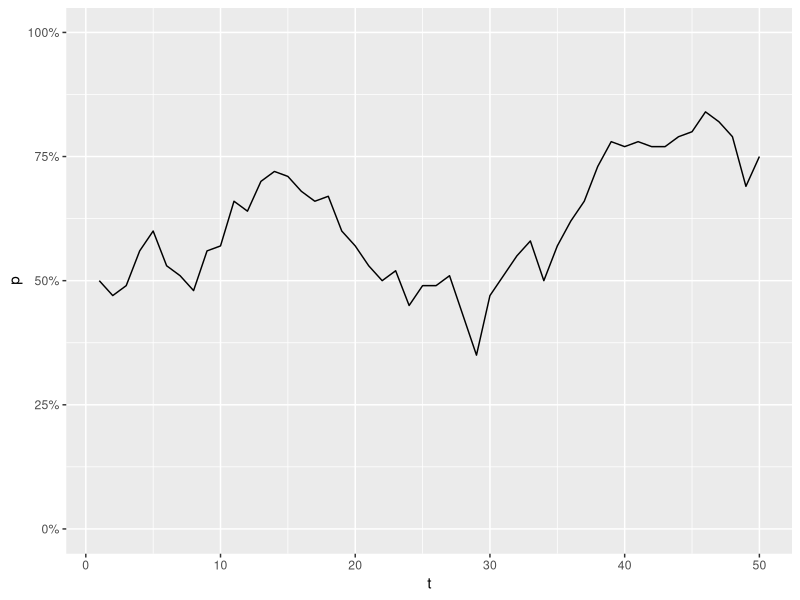
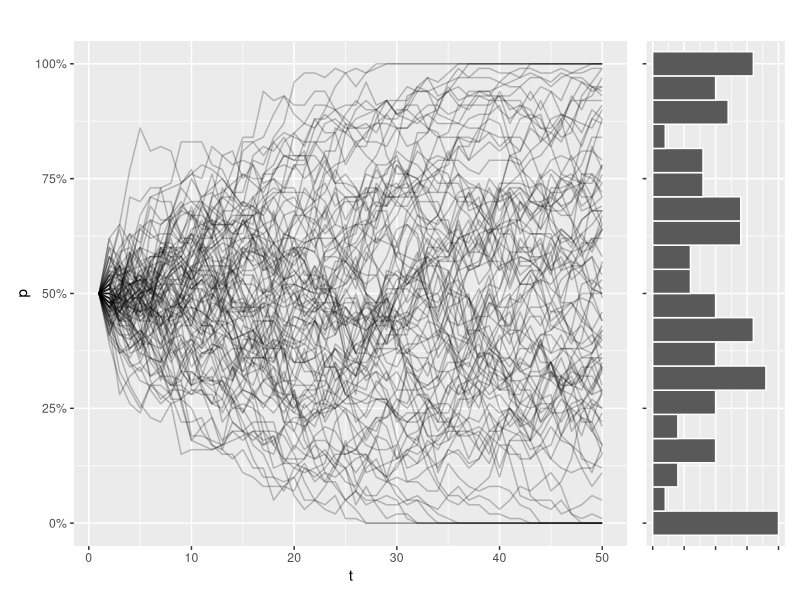
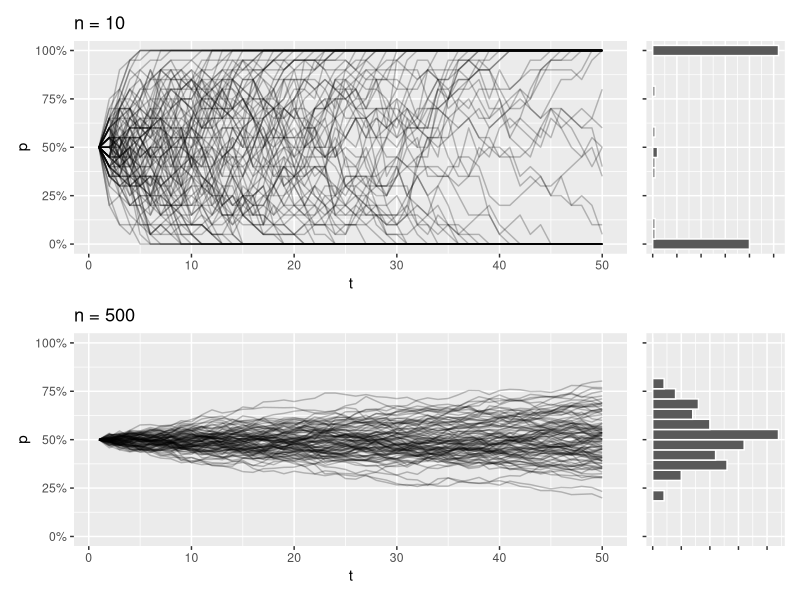
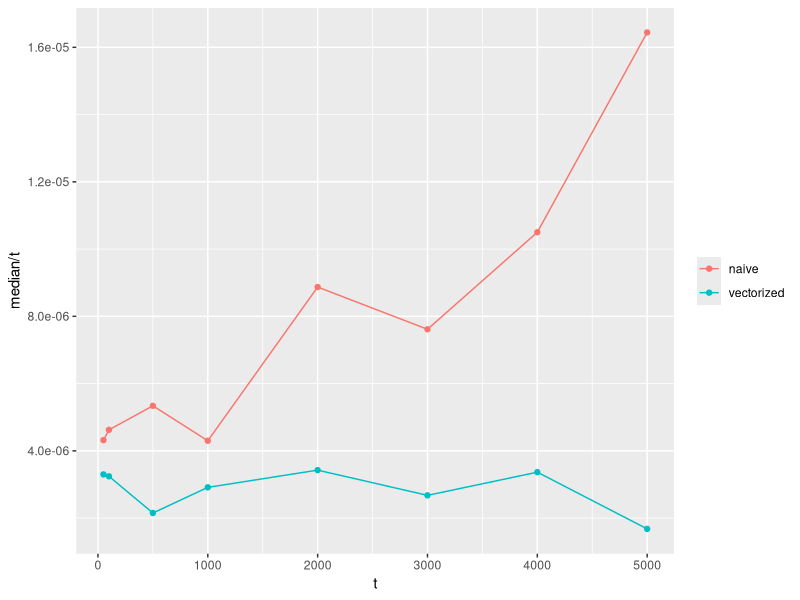
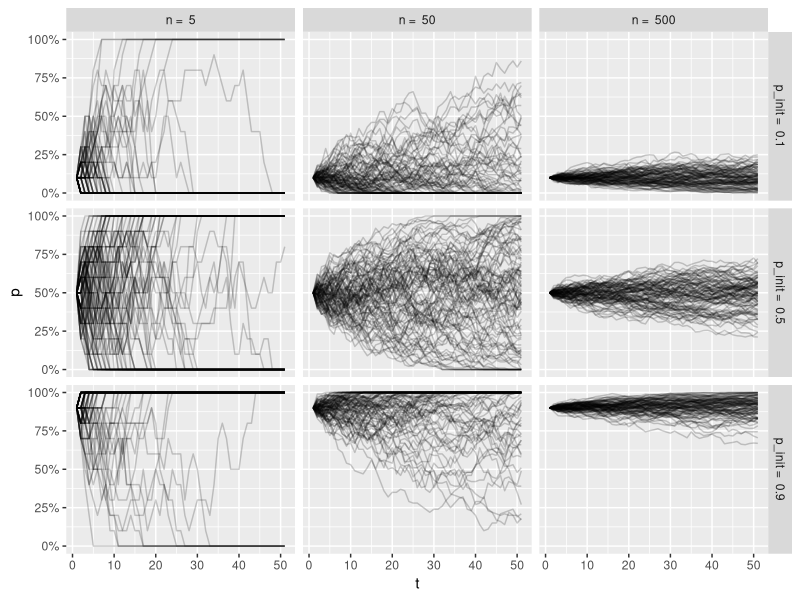
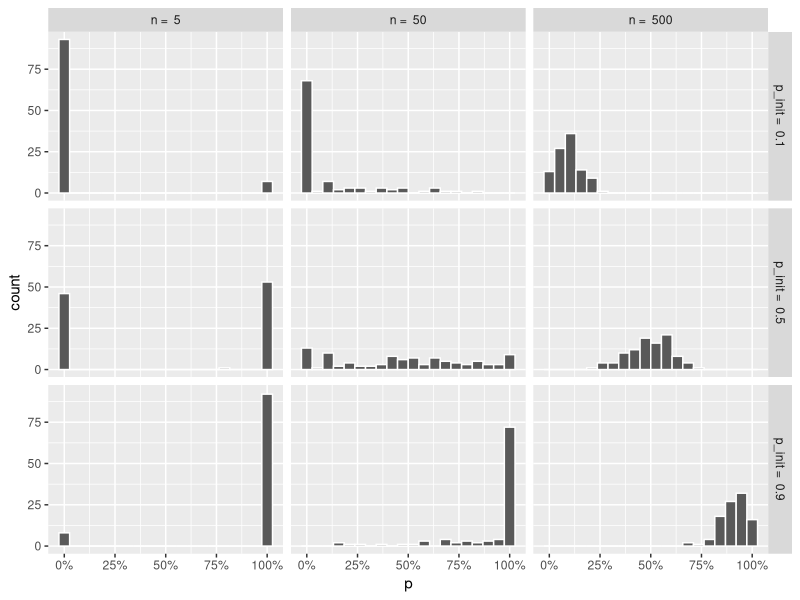
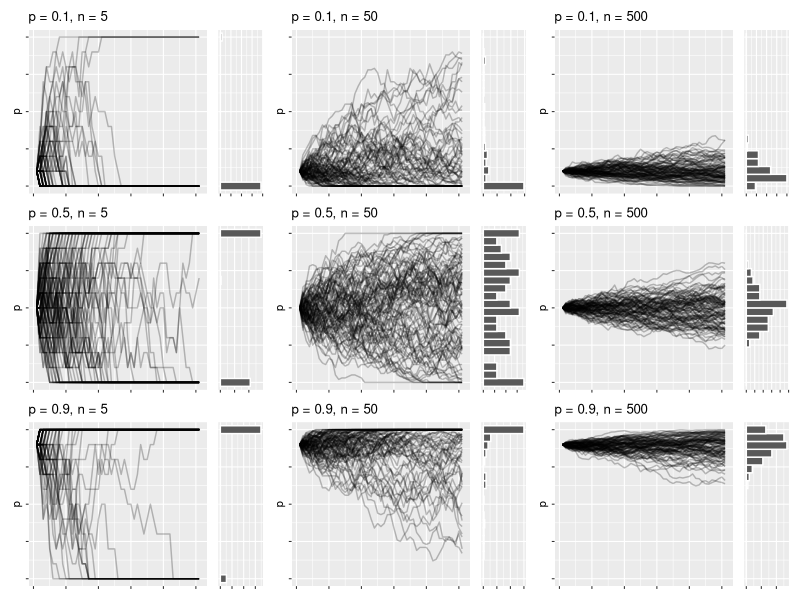
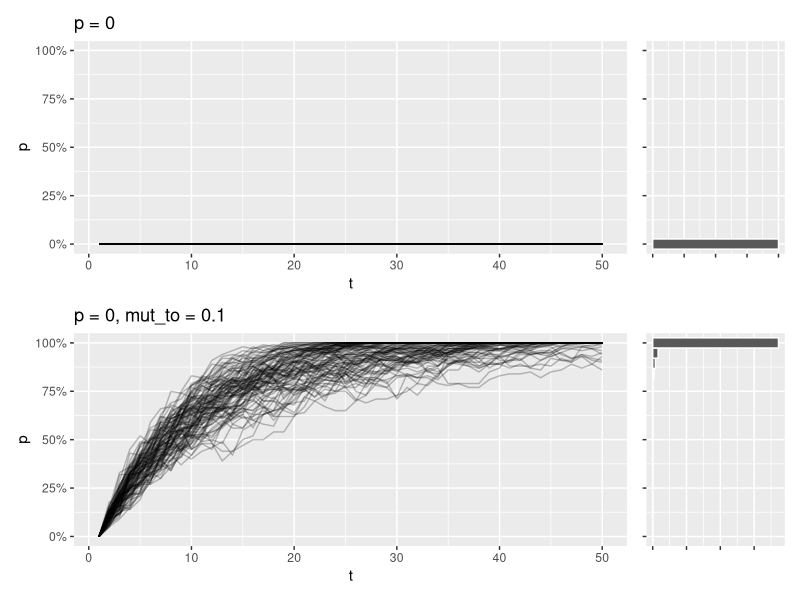

These charts were generated, in order, by the following R code:
## ---- chunk 1
wf_sim <- function(p = .5, n = 50, t = 50) {
  freqs <- c(p)
  for(i in 2:t) {
    freqs <- c(freqs, rbinom(1, size = 2*n, prob = freqs[i - 1]) / (2*n))
  }
  freqs
}
## ---- chunk 2
library(tidyverse)

enframe(wf_sim(), name = "t", value = "p") %>% 
  ggplot(aes(x = t, y = p)) +
  geom_line() +
  scale_y_continuous(labels = scales::percent, limits = c(0,1))
## ---- chunk 3
library(patchwork)

draw_sims <- function(sims = 100, sim_function = wf_sim, ...) {
  
  dots <- list(...)
  
  df <- tibble(sim = seq_along(1:sims)) %>% 
    group_by(sim) %>% 
    reframe(
      p = sim_function(...), t = seq_along(p)
    ) %>% 
    ungroup()
  
  p1 <- df %>% 
    ggplot(aes(x = t, y = p, group = sim)) +
    geom_line(alpha = .25) +
    scale_y_continuous(labels = scales::percent, limits = c(0,1)) +
    labs(title = paste(
      names(dots), unlist(dots), sep = " = ", collapse = ", ")
    )
  
  p2 <- df %>% 
    filter(t == max(t)) %>% 
    ggplot(aes(y = p)) +
    geom_histogram(bins = 20, color = "white") +
    scale_y_continuous(
      labels = scales::percent, 
      oob = scales::oob_keep, 
      limits = c(0,1)
    ) +
  #  coord_flip() +
    theme(axis.text = element_blank(), axis.title = element_blank())
  
  p1 + p2 + plot_layout(design = "AAAAB", axes = 'collect')
}

draw_sims() 
## ---- chunk 4
draw_sims(n = 10) / draw_sims(n = 500) 
## ---- chunk 5
wf_sim_vectorized <- function(p = .5, n = 50, t = 50) {
  freqs <- vector(mode = "numeric", length = t)
  freqs[1] <- p
  for(i in 2:t) {
    freqs[i] <- rbinom(1, size = 2*n, prob = freqs[i - 1]) / (2*n)
  }
  freqs
}
## ---- chunk 6
bench::mark(
  wf_sim(t = 5000), 
  wf_sim_vectorized(t = 5000), 
  check = FALSE
)
## ---- chunk 7
tibble(t = c(50, 100, 500, 1000, 2000, 3000, 4000, 5000)) %>% 
  mutate(benchmarks = map(t, ~{
    bench::mark(
      naive = wf_sim(t = .x),
      vectorized = wf_sim_vectorized(t = .x),
      check = FALSE
    )
  })) %>% 
  unnest(benchmarks) %>% 
  ggplot(aes(x = t, y = median / t, color = as.character(expression))) +
  geom_line() +
  geom_point() +
  labs(color = NULL)
## ---- chunk 8
wf_sim_tidy <- function(p = .5, n = 50, t = 50) {
  purrr::accumulate(
    .x = vector(mode = "numeric", length = t),
    .f = ~ rbinom(1, 2 * n, .x)/(2 * n), 
    .init = p
  )
}
## ---- chunk 9
bench::mark(
  wf_sim(t = 5000),
  wf_sim_vectorized(t = 5000), 
  wf_sim_tidy(t = 5000),
  check = FALSE
)
## ---- chunk 10
crossing(p_init = c(.1, .5, .9), n = c(5, 50, 500))
## ---- chunk 11
wf_sims <- crossing(sim = 1:100, p_init = c(.1, .5, .9), n = c(5, 50, 500)) %>% 
  group_by(sim, p_init, n) %>% 
  reframe(
    p = wf_sim_tidy(p = p_init, n = n),
    t = seq_along(p)
  ) %>% 
  ungroup()

wf_sims
## ---- chunk 12
wf_sims %>% 
  ggplot(aes(x = t, y = p, group = sim)) +
  geom_line(alpha = .2) +
  facet_grid(paste("p_init = ", p_init) ~ paste("n = ", n)) +
  scale_y_continuous(labels = scales::percent) 
## ---- chunk 13
wf_sims %>% 
  filter(t == max(t)) %>% 
  ggplot(aes(x = p)) +
  geom_histogram(color = "white", bins = 20) +
  facet_grid(paste("p_init = ", p_init) ~ paste("n = ", n)) +
  scale_x_continuous(labels = scales::percent) 
## ---- chunk 14
wf_plots <- crossing(p_init = c(.1, .5, .9), n = c(5, 50, 500)) %>% 
  rowwise() %>% 
  mutate(plots = list(
    draw_sims(sim_function = wf_sim_tidy, p = p_init, n = n)
    )
  )  %>% 
  pull(plots) 
## ---- chunk 15
wrap_plots(wf_plots) & 
  theme_grey(base_size = 8) &
  theme(
    axis.text = element_blank(), 
    axis.title.x = element_blank()
  )
## ---- chunk 16
wf_sim_mutation <- function(p = .5, n = 50, t = 50, mut_from = 0, mut_to = 0){
  freqs <- vector(mode = "numeric", length = t)
  freqs[1] <- p
  
  for(i in 2:t) {
    p_mut <- (1 - mut_from) * freqs[i - 1] + mut_to * (1 - freqs[i - 1])
    freqs[i] <- rbinom(1, 2 * n, p_mut) / (2 * n)
  }
  freqs
}
## ---- chunk 17
draw_sims(p = 0) /
draw_sims(sim_function = wf_sim_mutation, p = 0, mut_to = .10)
## ---- chunk 18
draw_sims(sim_function = wf_sim_mutation, p = 0, mut_from = .1, mut_to = .2) & 
  geom_abline(intercept = (.2) / (.1 + .2), slope = 0, color = "orange")
## ---- chunk 19
draw_sims(sim_function = wf_sim_mutation, p = 1, mut_from = .1, mut_to = .2) & 
  geom_abline(intercept = (.2) / (.1 + .2), slope = 0, color = "orange")
## ---- chunk 20
wf_sim_selection <- function(p = .5, n = 50, t = 50, fit_AA = 1, fit_Aa = 1, fit_aa = 1) {

  freqs <- vector(mode = "numeric", length = t)
  freqs[1] <- p

  for(i in 2:t) {
    # Calculate average fitness of the population
    fit_avg <-
      freqs[i - 1] ^ 2 * fit_AA + 
      (1 - freqs[i - 1]) ^ 2 * fit_aa +
      2 * freqs[i - 1] * (1 - freqs[i - 1]) * fit_Aa

    p_sel <- 
      (freqs[i - 1] * (freqs[i - 1] * fit_AA + (1 - freqs[i - 1]) * fit_Aa)) / 
      (fit_avg)
        
    freqs[i] <- rbinom(1, 2 * n, p_sel) / (2 * n)
  }
  
  freqs
}
## ---- chunk 21
draw_sims(sim_function = wf_sim_selection, p = 0.01, fit_aa = .5)
